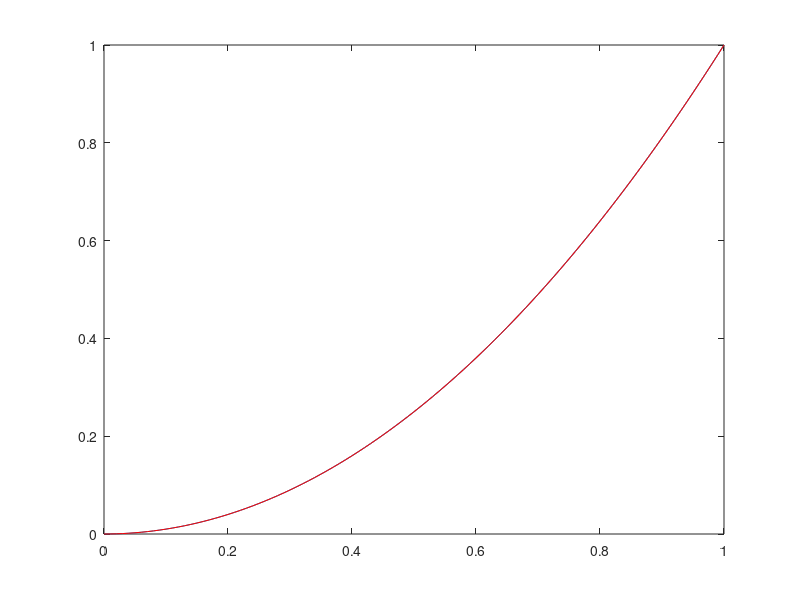

MATLAB code for this plot:

F = ...
   [0 0 0 0;...
    1 1 0 0;...
    0 0 0 0;...
    2 2 0 0];

prematrix = ...
    [+1 +0 +0 +0;...
     +0 +0 +1 +0;...
     -3 +3 -2 -1;...
     +2 -2 +1 +1];
 
postmatrix = ...
    [+1 +0 -3 +2;...
     +0 +0 +3 -2;...
     +0 +1 -2 +1;...
     +0 +0 -1 +1];
 
 alpha = prematrix * F * postmatrix
 
 prematrix2 = ...
    [+1 +0 +0 +0;...
     +1 +1 +1 +1;...
     +0 +1 +0 +0;...
     +0 +1 +2 +3];
 
 postmatrix2 = ...
    [+1 +1 +0 +0;...
     +0 +1 +1 +1;...
     +0 +1 +0 +2;...
     +0 +1 +0 +3];
 
 F_recovered = prematrix2 * alpha * postmatrix2;
 
 F == F_recovered;
 
 x_test = [0:0.01:1];
 y = 0;
 z = zeros(length(x_test),1);
 
 for i = 1:length(x_test)
     x = x_test(i)/1;
     x_vector = [1 x x^2 x^3];
     y_vector = [1; y; y^2; y^3];
     
     z(i) = x_vector * alpha * y_vector;
 end
 
 figure; plot(x_test, z)
 
 hold on;
 plot(x_test, x_test.^2, 'r')
 
 
%  x = 0;
%  y_test = [0:0.01:1];
%  z = zeros(length(y_test),1);
%  
%  for i = 1:length(y_test)
%      y = y_test(i);
%      x_vector = [1 x x^2 x^3];
%      y_vector = [1; y; y^2; y^3];
%      
%      z(i) = x_vector * alpha * y_vector;
%  end
%  
%  figure; plot(y_test, z)
     
     
     
     
     
     